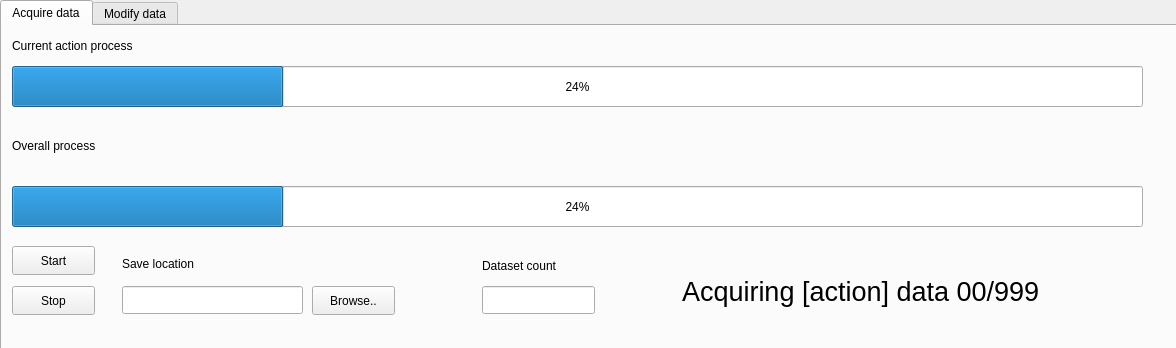
<?xml version="1.0" encoding="UTF-8"?>
<ui version="4.0">
 <class>Widget</class>
 <widget class="QWidget" name="Widget">
  <property name="geometry">
   <rect>
    <x>0</x>
    <y>0</y>
    <width>1176</width>
    <height>348</height>
   </rect>
  </property>
  <property name="windowTitle">
   <string>Widget</string>
  </property>
  <widget class="QWidget" name="verticalLayoutWidget">
   <property name="geometry">
    <rect>
     <x>0</x>
     <y>0</y>
     <width>1221</width>
     <height>601</height>
    </rect>
   </property>
   <layout class="QVBoxLayout" name="verticalLayout">
    <item>
     <widget class="QTabWidget" name="tabWidget">
      <property name="currentIndex">
       <number>0</number>
      </property>
      <widget class="QWidget" name="tab">
       <attribute name="title">
        <string>Acquire data</string>
       </attribute>
       <widget class="QLabel" name="label">
        <property name="geometry">
         <rect>
          <x>10</x>
          <y>10</y>
          <width>201</width>
          <height>20</height>
         </rect>
        </property>
        <property name="text">
         <string>Current action process</string>
        </property>
       </widget>
       <widget class="QProgressBar" name="progressBar">
        <property name="geometry">
         <rect>
          <x>10</x>
          <y>40</y>
          <width>1131</width>
          <height>41</height>
         </rect>
        </property>
        <property name="value">
         <number>24</number>
        </property>
       </widget>
       <widget class="QLabel" name="label_2">
        <property name="geometry">
         <rect>
          <x>10</x>
          <y>110</y>
          <width>131</width>
          <height>20</height>
         </rect>
        </property>
        <property name="text">
         <string>Overall process</string>
        </property>
       </widget>
       <widget class="QProgressBar" name="progressBar_2">
        <property name="geometry">
         <rect>
          <x>10</x>
          <y>160</y>
          <width>1131</width>
          <height>41</height>
         </rect>
        </property>
        <property name="value">
         <number>24</number>
        </property>
       </widget>
       <widget class="QPushButton" name="pushButton">
        <property name="geometry">
         <rect>
          <x>10</x>
          <y>220</y>
          <width>83</width>
          <height>29</height>
         </rect>
        </property>
        <property name="text">
         <string>Start</string>
        </property>
       </widget>
       <widget class="QPushButton" name="pushButton_2">
        <property name="geometry">
         <rect>
          <x>10</x>
          <y>260</y>
          <width>83</width>
          <height>29</height>
         </rect>
        </property>
        <property name="text">
         <string>Stop</string>
        </property>
       </widget>
       <widget class="QLineEdit" name="lineEdit">
        <property name="geometry">
         <rect>
          <x>120</x>
          <y>260</y>
          <width>181</width>
          <height>28</height>
         </rect>
        </property>
       </widget>
       <widget class="QPushButton" name="pushButton_3">
        <property name="geometry">
         <rect>
          <x>310</x>
          <y>260</y>
          <width>83</width>
          <height>29</height>
         </rect>
        </property>
        <property name="text">
         <string>Browse..</string>
        </property>
       </widget>
       <widget class="QLabel" name="label_3">
        <property name="geometry">
         <rect>
          <x>120</x>
          <y>230</y>
          <width>121</width>
          <height>16</height>
         </rect>
        </property>
        <property name="text">
         <string>Save location</string>
        </property>
       </widget>
       <widget class="QLineEdit" name="lineEdit_2">
        <property name="geometry">
         <rect>
          <x>480</x>
          <y>260</y>
          <width>113</width>
          <height>28</height>
         </rect>
        </property>
       </widget>
       <widget class="QLabel" name="label_4">
        <property name="geometry">
         <rect>
          <x>480</x>
          <y>230</y>
          <width>111</width>
          <height>20</height>
         </rect>
        </property>
        <property name="text">
         <string>Dataset count</string>
        </property>
       </widget>
       <widget class="QLabel" name="label_5">
        <property name="geometry">
         <rect>
          <x>680</x>
          <y>230</y>
          <width>481</width>
          <height>71</height>
         </rect>
        </property>
        <property name="font">
         <font>
          <pointsize>20</pointsize>
         </font>
        </property>
        <property name="text">
         <string>Acquiring [action] data 00/999</string>
        </property>
       </widget>
      </widget>
      <widget class="QWidget" name="tab_2">
       <attribute name="title">
        <string>Modify data</string>
       </attribute>
      </widget>
     </widget>
    </item>
   </layout>
  </widget>
 </widget>
 <resources/>
 <connections/>
</ui>
